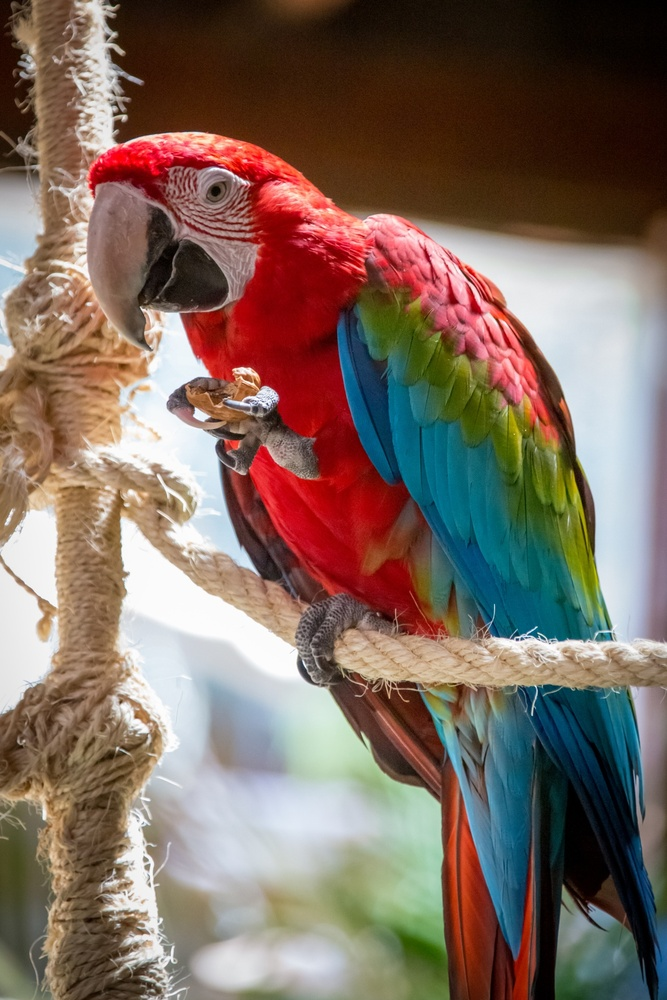
#> input picture Guacamaya.jpg, 667 x 1000 px, shrunk from 1280 x 1920 before the run
$ python VA_Ejercicio16.py
#> lines starting #> are read from the running program, lines starting #| are printed output that depends on the picture
#Transformada de fourier con OPENCV
#Se aplica la transformada de Fourier discreta
# a las imagenes de guacamaya y edificio

import cv2 as cv
import numpy as np
import matplotlib.pyplot as plt

#Lectura de imagen en escala de grises
img_org1 = cv.imread('Guacamaya.jpg',cv.IMREAD_GRAYSCALE)
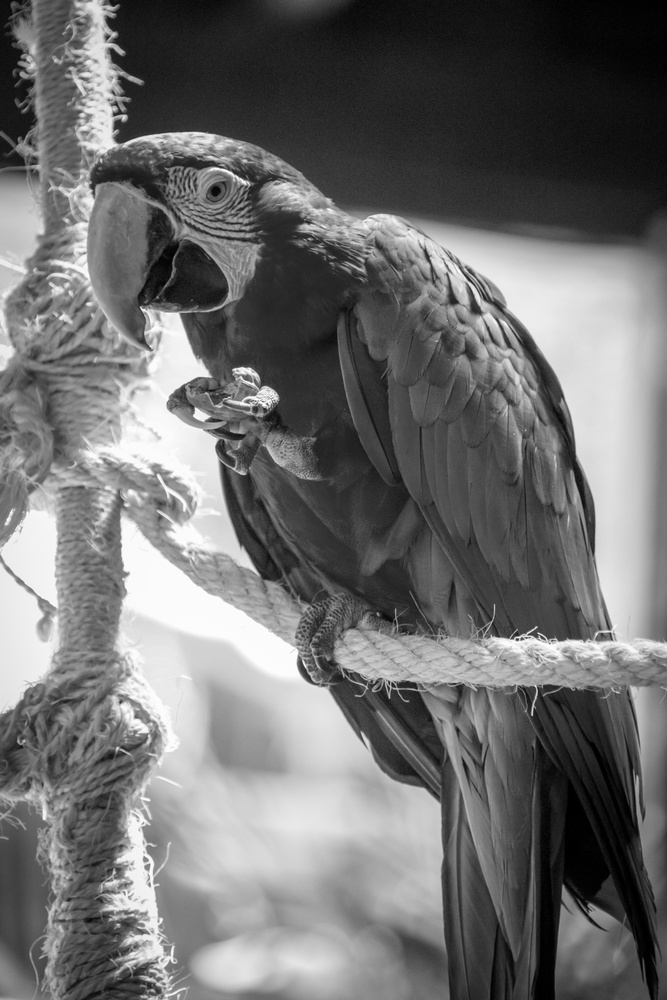
#> img_org1: shape (1000, 667); min 0, max 255, mean 111.2
img_org2 = cv.imread('edificio.png',cv.IMREAD_GRAYSCALE)
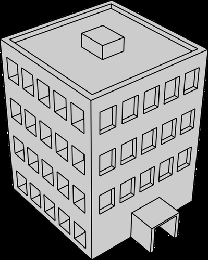
#> input picture edificio.png, 208 x 260 px, shrunk from 399 x 500 before the run
#> img_org2 is the input picture: shape (260, 208); min 0, max 255, mean 135.9


 #Calculo de transformada de fourier discreta
dft1 = cv.dft(np.float32(img_org1),flags = cv.DFT_COMPLEX_OUTPUT)
dft2 = cv.dft(np.float32(img_org2),flags = cv.DFT_COMPLEX_OUTPUT)

#Mover el origen al centro de la imagen
dft_shift1 = np.fft.fftshift(dft1)
dft_shift2 = np.fft.fftshift(dft2)

 #Calculo de la magnitud
magnitude_spectrum1 = 20*np.log(cv.magnitude(dft_shift1[:,:,0],dft_shift1[:,:,1]))
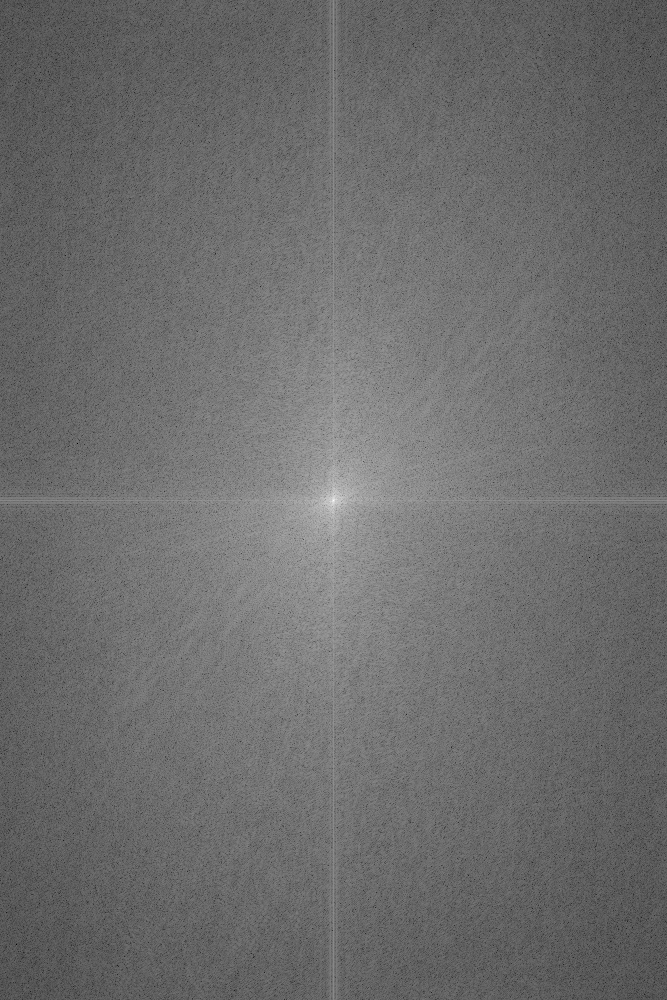
#> magnitude_spectrum1: shape (1000, 667) float32; min 14.78, max 362.4, mean 163.3; drawn with min black and max white
magnitude_spectrum2 = 20*np.log(cv.magnitude(dft_shift2[:,:,0],dft_shift2[:,:,1]))
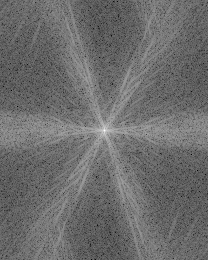
#> magnitude_spectrum2: shape (260, 208) float32; min 63.28, max 316.2, mean 171.3; drawn with min black and max white


### Filtro pasa altas
rows, cols = img_org2.shape
#> rows = 260; cols = 208
crow,ccol = rows//2 , cols//2
#> crow = 130; ccol = 104
# create a mask first, center square is 1, remaining all zeros
mask = np.ones((rows,cols,2),np.uint8)
mask[crow-30:crow+30, ccol-30:ccol+30] = 0
# apply mask and inverse DFT
fshift = dft_shift2*mask
f_ishift = np.fft.ifftshift(fshift)
img_back = cv.idft(f_ishift)
img_back = cv.magnitude(img_back[:,:,0],img_back[:,:,1])
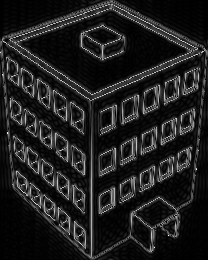
#> img_back: shape (260, 208) float32; min 143.7, max 11644757, mean 1438213.8; drawn with min black and max white

plt.figure()
plt.subplot(121),plt.imshow(img_org2, cmap = 'gray')
plt.title('Input Image'), plt.xticks([]), plt.yticks([])
plt.subplot(122),plt.imshow(img_back, cmap = 'gray')
plt.title('Magnitude Spectrum'), plt.xticks([]), plt.yticks([])


 #Graficas
plt.figure()
plt.subplot(121),plt.imshow(img_org1, cmap = 'gray')
plt.title('Imagen de entrada')
plt.subplot(122),plt.imshow(magnitude_spectrum1, cmap = 'gray')
plt.title('FFT')

plt.figure()
plt.subplot(121),plt.imshow(img_org2, cmap = 'gray')
plt.title('Imagen de entrada')
plt.subplot(122),plt.imshow(magnitude_spectrum2, cmap = 'gray')
plt.title('FFT')


plt.show()
